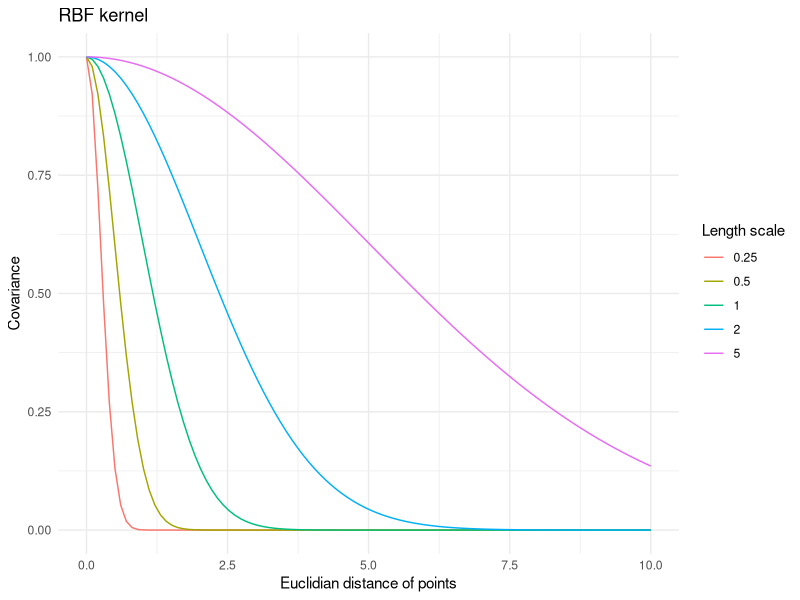
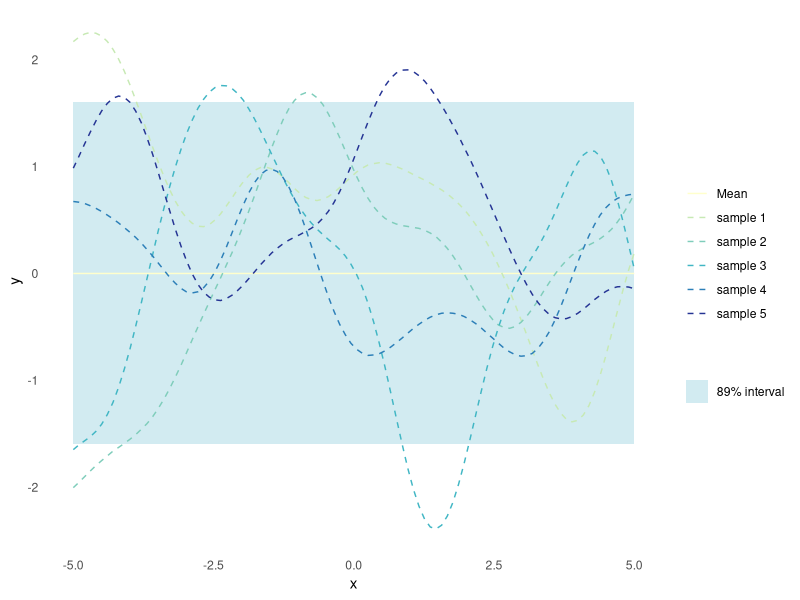
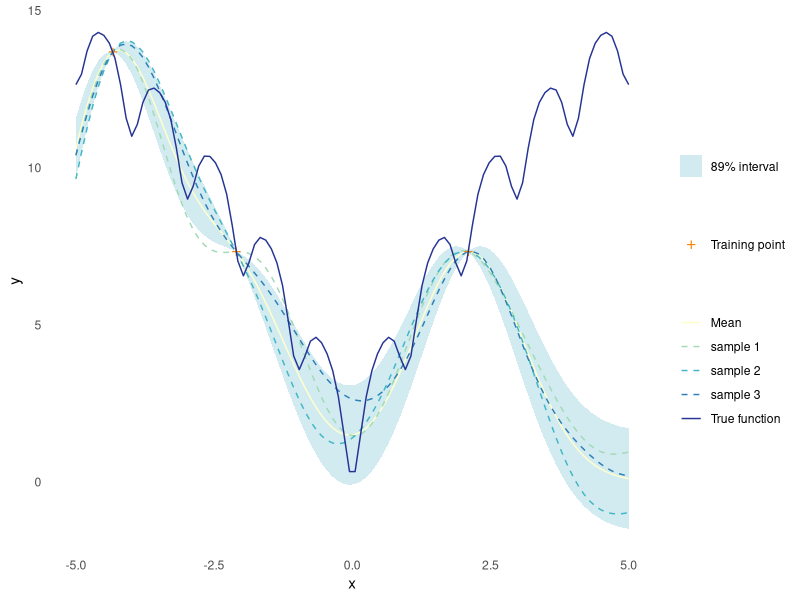
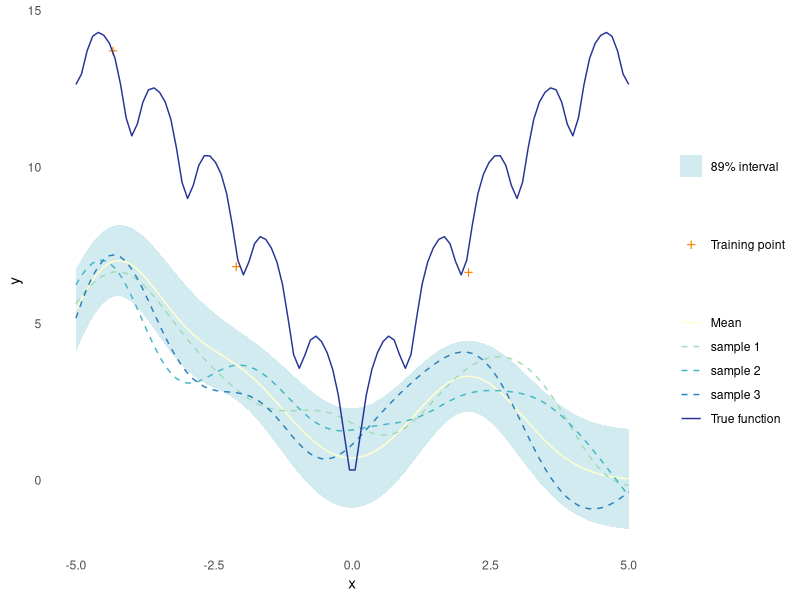
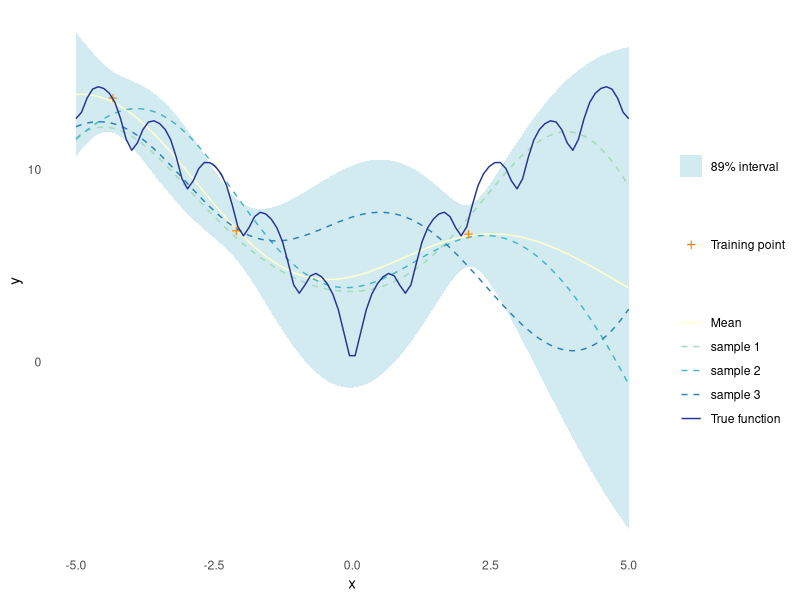
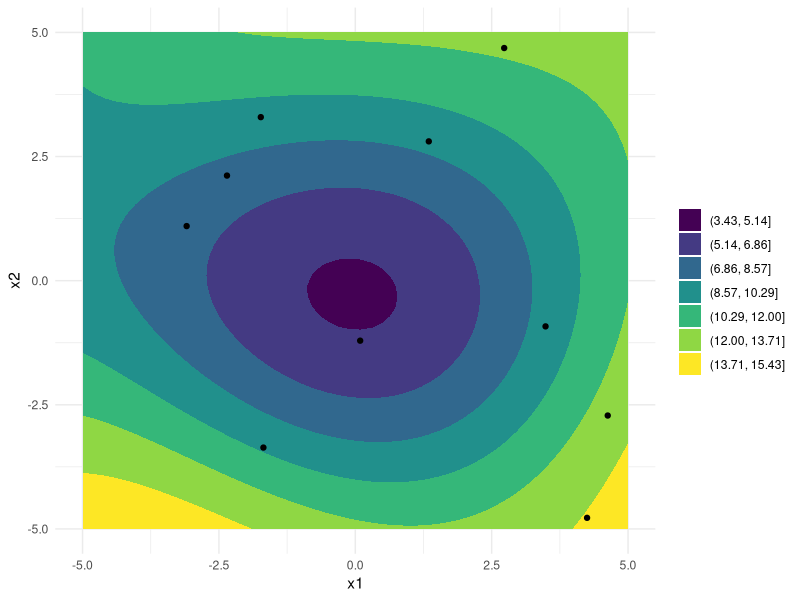
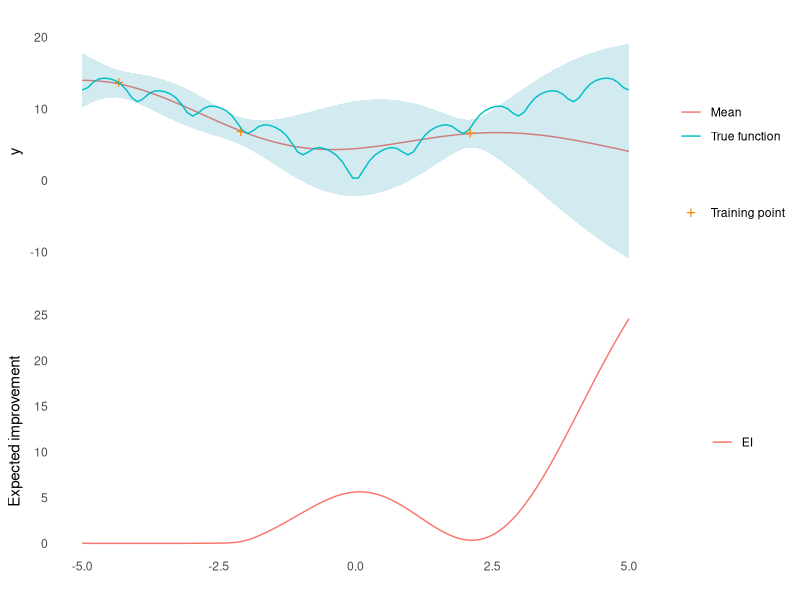
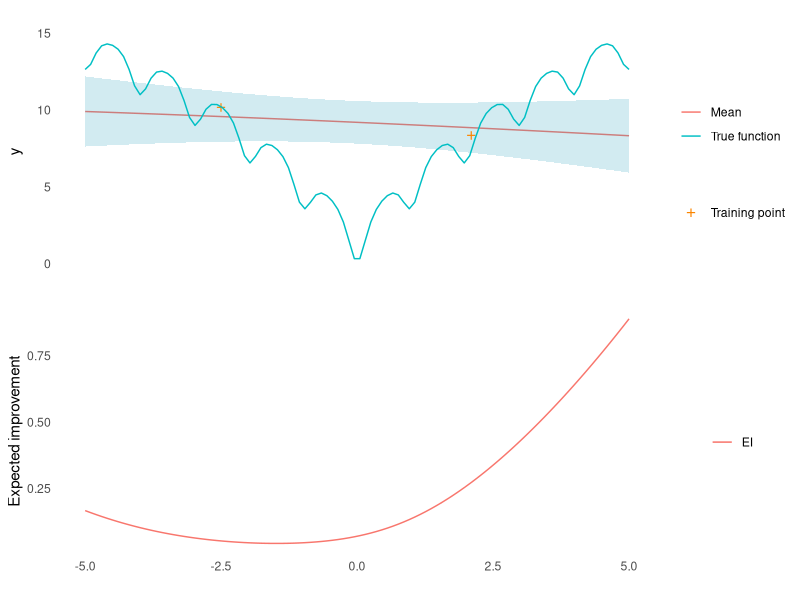

Write R code to recreate these figures, in order.
## ---- chunk 1
library(ggplot2)
library(magrittr)
set.seed(4444)

set_dim <- `dim<-`
colour <- list(
  orange_dark = "#fb8500",
  orange_light = "#ffb703",
  blue_dark = "#023047",
  azure = "#219ebc",
  blue_light = "#8ecae6"
)
## ---- chunk 2
ackley <- function(X) {
  if (is.null(dim(X))) dim(X) <- c(1, length(X))
  d <- ncol(X)
  part1 <- -20*exp(-0.2*sqrt(1/d*rowSums(X^2)))
  part2 <- -exp(1/d*rowSums(cos(2*pi*X)))
  part1 + part2 + 20 + exp(1)
}
## ---- chunk 3
#' RBF Kernel
#'
#' @param X1 matrix of dimensions (n, d). Vectors are coerced to (1, d).
#' @param X2 matrix of dimensions (m, d). Vectors are coerced to (1, d).
#' @param l length scale
#' @param sigma_f scale parameter 
#'
#' @return matrix of dimensions (n, m)
rbf_kernel <- function(X1, X2, l = 1.0, sigma_f = 1.0) {
  if (is.null(dim(X1))) dim(X1) <- c(1, length(X1))
  if (is.null(dim(X2))) dim(X2) <- c(1, length(X2))
  sqdist <- (- 2*(X1 %*% t(X2))) %>%
    add(rowSums(X1**2, dims = 1)) %>%
    sweep(2, rowSums(X2**2, dims = 1), `+`)
  sigma_f**2 * exp(-0.5 / l**2 * sqdist)
}
## ---- chunk 4
tibble::tibble(l = c(0.25, 0.5, 1, 2, 5)) %>%
  tidyr::expand_grid(x1 = seq(0, 10, length.out = 100)) %>%
  dplyr::mutate(k = purrr::map2_dbl(x1, l, ~ rbf_kernel(.x, 0, .y))) %>%
  ggplot(aes(x = x1, y = k, colour = factor(l))) +
  geom_line() +
  theme_minimal() +
  labs(
    x = "Euclidian distance of points",
    y = "Covariance",
    colour = "Length scale",
    title = "RBF kernel"
  )
## ---- chunk 5
#' Random Samples from a Multivariate Gaussian
#' 
#' Implementation inspired by https://juanitorduz.github.io/multivariate_normal/
#'
#' @param n number of samples to sample
#' @param mu the mean of each input dimension
#' @param sigma the covariance matrix
#' @param epsilon numerical tolerance added to the diagonal of the covariance
#'  matrix. This is necessary for the Cholesky decomposition, in some cases.
#'
#' @return numerical vector of n samples
rmvnorm <- function(n = 1, mu, sigma, epsilon = 1e-6) {
    p <- length(mu)
    if(!all(dim(sigma) == c(p,p))) stop("incompatible arguments")
    ev <- eigen(sigma, symmetric = TRUE)$values
    if(!all(ev >= -epsilon*abs(ev[1L]))) {
      stop("The covariance matrix (sigma) is not positive definite")
    }
    cholesky <- chol(sigma + diag(p)*epsilon)
    sample <- rnorm(p*n, 0, 1)
    dim(sample) <- c(n, p)
    sweep(sample %*% cholesky, 2, mu, FUN = `+`)
}
## ---- chunk 6
gpr_plot <- function(samples,
                     mu,
                     sigma,
                     X_pred,
                     X_train = NULL,
                     y_train = NULL,
                     true_function = NULL) {
  n_samples <- dim(samples)[[1]]
  p <- tibble::as_tibble(
    t(samples),
    .name_repair = ~ paste("sample", seq(1, n_samples))
  ) %>%
    dplyr::mutate(
    x = X_pred,
    uncertainty = 1.6*sqrt(diag(sigma)),
    mu = mu,
    lower = mu - uncertainty,
    upper = mu + uncertainty,
    f = if (!is.null(true_function)) true_function(X_pred)
  ) %>%
    ggplot(aes(x = x)) +
    geom_ribbon(
      aes(ymin = lower, ymax = upper, fill = "89% interval"),
      alpha = 0.2
    ) +
    geom_line(aes(y = mu, colour = "Mean")) +
    theme_minimal() +
    labs(
      y = "y",
      x = "x",
      colour = "",
      fill = ""
    ) +
    theme(panel.grid = element_blank())
  p <- Reduce(
    `+`,
    init = p,
    x = lapply(paste("sample", seq(1, n_samples)), function(s) {
      geom_line(aes(y = .data[[s]], colour = s), linetype = 2)
    })
  ) +
    scale_colour_brewer(palette = "YlGnBu") +
    scale_fill_manual(values = list("89% interval" = colour$azure))
  if (!is.null(X_train) && !is.null(y_train)) {
    p <- p + 
      geom_point(
        data = tibble::tibble(x = X_train, y = y_train),
        aes(x = x, y = y, shape = "Training point"),
        colour = colour$orange_dark,
        size = 4
      ) +
      scale_shape_manual(values = c("Training point" = "+")) +
      labs(shape = "")
  }
  if (!is.null(true_function)) {
    p <- p + 
      geom_line(mapping = aes(y = f, colour = "True function"))
  }
  return(p)
}
## ---- chunk 7
n_samples <- 5
X_predict <- matrix(seq(-5, 5, length.out = 100), 100, 1)
mu <- rep(0, times = length(X_predict))
sigma <- rbf_kernel(X_predict, X_predict, l = 1, sigma_f = 1)
samples <- rmvnorm(n = n_samples, mu, sigma)
gpr_plot(samples, mu, sigma, X_predict)
## ---- chunk 8
#' Get Parameters of the Posterior Gaussian Process
#'
#' @param kernel kernel function used for the Gaussian process
#' @param X_pred matrix (m, d) of prediction points
#' @param X_train matrix (n, d) of training points
#' @param y_train column vector (n, d) of training observations
#' @param noise scalar of observation noise
#' @param ... named parameters for the kernel function
#'
#' @return list of mean (mu) and covariance (sigma) for the Gaussian
posterior <- function(kernel, X_pred, X_train, y_train, noise = 1e-8, ...) {
  if (is.null(dim(X_pred))) dim(X_pred) <- c(length(X_pred), 1)
  if (is.null(dim(X_train))) dim(X_train) <- c(length(X_train), 1)
  if (is.null(dim(y_train))) dim(y_train) <- c(length(y_train), 1)
  K <- kernel(X_train, X_train, ...) + noise**2 * diag(dim(X_train)[[1]])
  K_s <- kernel(X_train, X_pred, ...)
  K_ss <- kernel(X_pred, X_pred, ...) + 1e-8 * diag(dim(X_pred)[[1]])
  K_inv <- solve(K)
  mu <- (t(K_s) %*% K_inv) %*% y_train
  sigma <- K_ss - (t(K_s) %*% K_inv) %*% K_s
  list(mu = mu, sigma = sigma)
}
## ---- chunk 9
X_train <- matrix(c(-4.33, -2.1, 2.1), 3, 1)
y_train <- ackley(X_train)
## ---- chunk 10
X_predict <- matrix(seq(-5, 5, length.out = 100), 100, 1)
post <- posterior(rbf_kernel, X_predict, X_train, y_train)
## ---- chunk 11
mu <- c(post$mu)
sigma <- post$sigma
n_samples <- 3
samples <- rmvnorm(n = n_samples, mu, sigma)
gpr_plot(samples, mu, sigma, X_predict, X_train, y_train, true_function = ackley)
## ---- chunk 12
noise <- 1
y_train <- ackley(X_train) + noise * rnorm(length(X_train))
## ---- chunk 13
post <- posterior(rbf_kernel, X_predict, X_train, y_train, noise = noise)
mu <- post$mu
sigma <- post$sigma
n_samples <- 3
samples <- rmvnorm(n = n_samples, mu, sigma)
gpr_plot(samples, mu, sigma, X_predict, X_train, y_train, true_function = ackley)
## ---- chunk 14
nll <- function(kernel, X_train, y_train, noise) {
  function(params) {
    n <- dim(X_train)[[1]]
    K <- rlang::exec(kernel, X1 = X_train, X2 = X_train, !!!params)
    L <- chol(K + noise**2 * diag(n))
    a <- backsolve(r = L, x = forwardsolve(l = t(L), x = y_train))
    0.5*t(y_train)%*%a + sum(log(diag(L))) + 0.5*n*log(2*pi)
  }
}
## ---- chunk 15
rbf_nll <- nll(rbf_kernel, X_train, y_train, 1e-8)
opt <- optim(par = c(1,1), fn = rbf_nll)
## ---- chunk 16
post <- posterior(rbf_kernel, X_predict, X_train, y_train, noise = noise, l = opt$par[[1]], sigma_f = opt$par[[2]])
mu <- post$mu
sigma <- post$sigma
n_samples <- 3
samples <- rmvnorm(n = n_samples, mu, sigma)
gpr_plot(samples, mu, sigma, X_predict, X_train, y_train, true_function = ackley)
## ---- chunk 17
gpr <- function(kernel, X_train, y_train, noise = 1e-8, ...) {
  kernel_nll <- nll(kernel, X_train, y_train, noise)
  param <- list(...)
  opt <- optim(par = rep(1, length(param)), fn = kernel_nll)
  opt_param <- opt$par
  function(X_pred) {
    post <- rlang::exec(
      posterior,
      kernel = kernel,
      X_pred = X_pred,
      X_train = X_train,
      y_train = y_train,
      noise = noise,
      !!!opt_param
    )
    list(
      mu = post$mu,
      sigma = diag(post$sigma),
      parameters = set_names(opt_param, names(param))
    )
  }
}
## ---- chunk 18
noise_2d <- 1
X_train_2d <- matrix(runif(20, -5, 5), 10, 2)
y_train_2d <- ackley(X_train_2d) + noise_2d * rnorm(2)
gpr_2d <- gpr(rbf_kernel, X_train_2d, y_train_2d, noise_2d, l = 1, sigma_f = 1)
X_predict_2d <- as.matrix(expand.grid(
  seq(-5,5, length.out = 50),
  seq(-5,5, length.out = 50)
))
post <- gpr_2d(X_predict_2d)
tibble::as_tibble(X_predict_2d, .name_repair = ~ c("x1", "x2")) %>%
  dplyr::mutate(y = post$mu) %>%
  ggplot(aes(x = x1, y = x2)) +
  geom_contour_filled(aes(z = y), bins = 8) +
  geom_point(data = tibble::as_tibble(X_train_2d, .name_repair = ~ c("x1", "x2"))) +
  theme_minimal() +
  labs(fill = "")
## ---- chunk 19
expected_improvement <- function(gp, X, X_train, xi = 0.01) {
  post_pred <- gp(X)
  post_train <- gp(X_train)
  min_train <- min(post_train$mu)
  sigma <- set_dim(post_pred$sigma, c(length(post_pred$sigma), 1))
  imp <- min_train - post_pred$mu - xi
  Z <- imp / sigma
  ei <- imp * pnorm(Z) + sigma * dnorm(Z)
  ei[sigma == 0.0] <- 0.0
  ei
}
## ---- chunk 20
ei_plot <- function(mu, sigma, X_pred, X_train, y_train, ei, true_function = NULL, title = "") {
  p1 <- tibble::tibble(
    mu = mu,
    uncertainty = 1.96*sqrt(sigma),
    upper = mu + uncertainty,
    lower = mu - uncertainty,
    x = X_pred,
    f = if (!is.null(true_function)) true_function(X_pred)
  ) %>%
    ggplot(aes(x = x)) +
    geom_line(aes(y = mu, colour = "Mean")) +
    geom_ribbon(
      aes(ymin = lower, ymax = upper),
      fill = colour$azure, # TODO colour scheme
      alpha = 0.2
    ) +
    geom_point(
      data = tibble::tibble(x = X_train, y = y_train),
      aes(x = x, y = y, shape = "Training point"),
      colour = colour$orange_dark, # TODO
      size = 4
    ) +
    scale_shape_manual(values = c("Training point" = "+")) +
    labs(shape = "") +
    theme_minimal() +
    labs(
      y = "y",
      x = "",
      colour = "",
      title = title
    ) +
    theme(panel.grid = element_blank(), axis.text.x = element_blank())
  if (!is.null(true_function)) {
    p1 <- p1 + 
      geom_line(mapping = aes(y = f, colour = "True function"))
  }
  p2 <- tibble::tibble(
    x = X_pred,
    ei = ei
  ) %>%
    ggplot() +
    geom_line(aes(x = x, y = ei, colour = "EI")) +
    theme_minimal() +
    labs(x = "", y = "Expected improvement", colour = "") +
    theme(panel.grid = element_blank())
  aligned_plots <- cowplot::align_plots(p2, p1, align = "v")
  cowplot::plot_grid(aligned_plots[[2]], aligned_plots[[1]], ncol = 1)
}
mygpr <- gpr(rbf_kernel, X_train, y_train, noise, l = 1, sigma_f = 1)
ei <- expected_improvement(mygpr, X_predict, X_train, xi = 0.1)
post <- mygpr(X_predict)
ei_plot(post$mu, post$sigma, X_predict, X_train, y_train, ei, true_function = ackley)
## ---- chunk 21
n_initial <- 2
X_initial <- matrix(c(-2.5, 2.1), n_initial, 1)
noise <- 1
y_initial <- ackley(X_initial) + noise * rnorm(n_initial)
## ---- chunk 22
gp <- gpr(rbf_kernel, X_initial, y_initial, noise, l = 1, sigma_f = 1)
X_predict <- matrix(seq(-5, 5, length.out = 100), 100, 1)
ei <- expected_improvement(gp, X_predict, X_initial, xi = 0.01)
## ---- chunk 23
post <- gp(X_predict)
ei_plot(post$mu, post$sigma, X_predict, X_initial, y_initial, ei, ackley)
## ---- chunk 24
x <- X_predict[[which.max(ei)]]
y <- ackley(x) + noise * rnorm(1)
X_train <- rbind(X_initial, matrix(x))
y_train <- c(y_initial, matrix(y))
## ---- chunk 25
n_rounds <- 5
## ---- chunk 26
plots <- lapply(seq_len(n_rounds), function(i) {
  gp <- gpr(rbf_kernel, X_train, y_train, noise, l = 1, sigma_f = 1)
  ei <- expected_improvement(gp, X_predict, X_train, xi = 0.01)
  post <- gp(X_predict)
  p <- ei_plot(post$mu, post$sigma, X_predict, X_train, y_train, ei, ackley, title = paste("Round", i))
  x <- X_predict[[which.max(ei)]]
  y <- ackley(x) + noise * rnorm(1)
  X_train <<- rbind(X_train, matrix(x))
  y_train <<- c(y_train, matrix(y))
  p
})
## ---- chunk 27
#| layout: [[100, 100], [100, 100], [100]]

print(plots[[1]])
print(plots[[2]])
print(plots[[3]])
print(plots[[4]])
print(plots[[5]])
## ---- chunk 28
n_initial <- 4
X_initial <- c(5, -5, 2.1, -2.1, 4.7, -4.7, -2.5, -2.5) %>%
  matrix(n_initial, 2)
noise <- 1
y_initial <- ackley(X_initial) + noise * rnorm(n_initial)
## ---- chunk 29
gp <- gpr(rbf_kernel, X_initial, y_initial, noise, l = 1, sigma_f = 1)
X_predict <- seq(-5, 5, length.out = 50) %>%
  expand.grid(.,.) %>%
  as.matrix()
ei <- expected_improvement(gp, X_predict, X_initial, xi = 0.01)
## ---- chunk 30
post <- gp(X_predict)
tibble::as_tibble(X_predict, .name_repair = ~ c("x1", "x2")) %>%
  dplyr::mutate(y = post$mu) %>%
  ggplot(aes(x = x1, y = x2)) +
  geom_contour_filled(aes(z = y), bins = 8) +
  geom_point(data = tibble::as_tibble(X_initial, .name_repair = ~ c("x1", "x2"))) +
  geom_point(data = tibble::as_tibble(t(X_predict[which.max(ei), ]), .name_repair = ~ c("x1", "x2")), mapping = aes(colour = "max EI")) +
  theme_minimal() +
  labs(fill = "", colour = "")
## ---- chunk 31
x <- X_predict[which.max(ei), ]
y <- ackley(x) + noise * rnorm(1)
X_train <- rbind(X_initial, x)
y_train <- c(y_initial, matrix(y))
## ---- chunk 32
n_rounds <- 8
## ---- chunk 33
plots <- lapply(seq_len(n_rounds), function(i) {
  gp <- gpr(rbf_kernel, X_train, y_train, noise, l = 1, sigma_f = 1)
  ei <- expected_improvement(gp, X_predict, X_train, xi = 0.01)
  post <- gp(X_predict)
  x <- X_predict[which.max(ei), ]
  p <- tibble::as_tibble(X_predict, .name_repair = ~ c("x1", "x2")) %>%
    dplyr::mutate(y = post$mu) %>%
    ggplot(aes(x = x1, y = x2)) +
    geom_contour_filled(aes(z = y), bins = 8) +
    geom_point(data = tibble::as_tibble(X_train, .name_repair = ~ c("x1", "x2"))) +
    geom_point(data = tibble::as_tibble(t(x), .name_repair = ~ c("x1", "x2")), mapping = aes(colour = "max EI")) +
    theme_minimal() +
    labs(fill = "", colour = "", title = paste("Round", i))
  y <- ackley(x) + noise * rnorm(1)
  X_train <<- rbind(X_train, x)
  y_train <<- c(y_train, matrix(y))
  p
})
## ---- chunk 34
#| layout: [[100, 100], [100, 100]]

print(plots[[5]])
print(plots[[6]])
print(plots[[7]])
print(plots[[8]])
